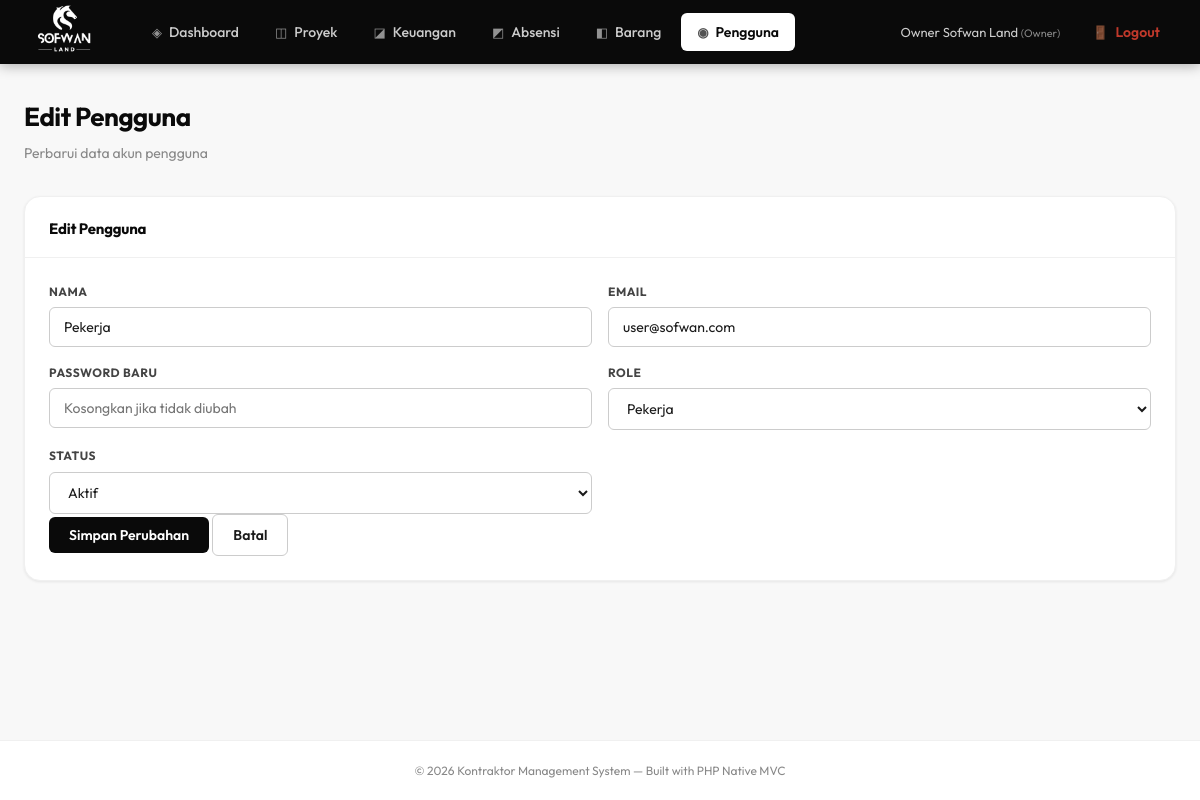
Page /public/index.php?page=pengguna&action=edit&id=4 (signed in) on the committed database.
### tables this page shows
CREATE TABLE IF NOT EXISTS users (
    id INT AUTO_INCREMENT PRIMARY KEY,
    nama VARCHAR(255) NOT NULL,
    email VARCHAR(255) NOT NULL UNIQUE,
    password VARCHAR(255) NOT NULL,
    role ENUM('admin','manager','owner','user') DEFAULT 'user',
    status ENUM('aktif','nonaktif') DEFAULT 'aktif',
    created_at TIMESTAMP DEFAULT CURRENT_TIMESTAMP,
    updated_at TIMESTAMP DEFAULT CURRENT_TIMESTAMP ON UPDATE CURRENT_TIMESTAMP
);

### app/controllers/PenggunaController.php (called while the page is built, shortened)
<?php
class PenggunaController {
    private PDO $db;
    public function __construct() {
        $this->db = getDB();
    }
    public function edit(int $id): void {
        $stmt = $this->db->prepare('SELECT id, nama, email, role, status FROM users WHERE id = ?');
        $stmt->execute([$id]);
        $user = $stmt->fetch();
        require BASE_PATH . '/app/views/pengguna/edit.php';
    }
}

### config/database.php (called while the page is built, shortened)
<?php
function getDB() {
    static $pdo = null;
    if ($pdo === null) {
        try {
            $dsn = "mysql:host=" . DB_HOST . ";dbname=" . DB_NAME . ";charset=utf8mb4";
            $pdo = new PDO($dsn, DB_USER, DB_PASS, [
                PDO::ATTR_ERRMODE            => PDO::ERRMODE_EXCEPTION,
                PDO::ATTR_DEFAULT_FETCH_MODE => PDO::FETCH_ASSOC,
                PDO::ATTR_EMULATE_PREPARES   => false,
            ]);
        } catch (PDOException $e) {
            die(json_encode(['error' => 'Koneksi database gagal: ' . $e->getMessage()]));
        }
    }
    return $pdo;
}

### app/views/pengguna/edit.php (the view, shortened to what this page needs)
<?php require BASE_PATH . '/app/views/layouts/header.php'; ?>
<div class="card">
    <div class="card-header"><span class="card-title">Edit Pengguna</span></div>
    <div class="card-body">
        <form method="post" action="<?= BASE_URL ?>/public/index.php?page=pengguna&action=update&id=<?= (int)$user['id'] ?>">
            <div class="form-grid">
                <div class="form-group"><label>Nama</label><input type="text" name="nama" value="<?= htmlspecialchars($user['nama']) ?>" required></div>
                <div class="form-group"><label>Email</label><input type="email" name="email" value="<?= htmlspecialchars($user['email']) ?>" required></div>
                <div class="form-group"><label>Password Baru</label><input type="password" name="password" minlength="6" placeholder="Kosongkan jika tidak diubah"></div>
                <div class="form-group"><label>Role</label><select name="role" required><?php foreach (['user' => 'Pekerja', 'manager' => 'Manager', 'owner' => 'Owner', 'admin' => 'Administrator'] as $value => $label): ?><option value="<?= $value ?>" <?= $user['role'] === $value ? 'selected' : '' ?>><?= $label ?></option><?php endforeach; ?></select></div>
                <div class="form-group"><label>Status</label><select name="status" required><option value="aktif" <?= $user['status'] === 'aktif' ? 'selected' : '' ?>>Aktif</option></select></div>
            </div>
            <button type="submit" class="btn btn-primary">Simpan Perubahan</button>
            <a href="<?= BASE_URL ?>/public/index.php?page=pengguna" class="btn btn-secondary">Batal</a>
        </form>
    </div>
</div>
<?php require BASE_PATH . '/app/views/layouts/footer.php'; ?>

### public/assets/css/style.css (style rules this page uses)
:root { --black: #0a0a0a; --dark: #1a1a1a; --mid-dark: #2d2d2d; --gray-700: #444; --gray-500: #888; --gray-300: #ccc; --gray-100: #f0f0f0; --gray-50: #f8f8f8; --white: #ffffff; --accent: #1a1a1a; --shadow-sm: 0 1px 3px rgba(0,0,0,0.08); --shadow-md: 0 4px 16px rgba(0,0,0,0.10); --shadow-lg: 0 8px 32px rgba(0,0,0,0.14); --radius-sm: 6px; --radius-md: 10px; --radius-lg: 16px; --font: 'Outfit', sans-serif; --navbar-h: 64px; }
*, *::before, *::after { box-sizing: border-box; margin: 0; padding: 0; }
html { scroll-behavior: smooth; }
body { font-family: var(--font); background: var(--gray-50); color: var(--dark); font-size: 15px; line-height: 1.6; min-height: 100vh; }
.btn { display: inline-flex; align-items: center; gap: 8px; padding: 9px 20px; border-radius: var(--radius-sm); font-family: var(--font); font-size: 14px; font-weight: 600; cursor: pointer; border: none; text-decoration: none; transition: all 0.2s ease; white-space: nowrap; }
.btn-primary { background: var(--black); color: var(--white); }
.btn-secondary { background: var(--white); color: var(--dark); border: 1.5px solid var(--gray-300); }
.card { background: var(--white); border: 1px solid var(--gray-100); border-radius: var(--radius-lg); box-shadow: var(--shadow-sm); overflow: hidden; }
.card-header { padding: 20px 24px 16px; border-bottom: 1px solid var(--gray-100); display: flex; align-items: center; justify-content: space-between; gap: 12px; }
.card-title { font-size: 15px; font-weight: 700; color: var(--black); letter-spacing: -0.2px; }
.card-body { padding: 24px; }
.form-grid { display: grid; grid-template-columns: repeat(2, 1fr); gap: 16px; }
.form-group { display: flex; flex-direction: column; gap: 6px; }
label { font-size: 12px; font-weight: 700; color: var(--gray-700); text-transform: uppercase; letter-spacing: 0.5px; }
input, select, textarea { font-family: var(--font); font-size: 14px; padding: 10px 14px; border: 1.5px solid var(--gray-300); border-radius: var(--radius-sm); background: var(--white); color: var(--dark); outline: none; transition: border-color 0.2s; width: 100%; }

### rows in the picture
users: nama "Pekerja", email "user@sofwan.com", role "Pekerja", status "Aktif"

### other values in the picture
$item['icon'] "◈"
$item['label'] "Dashboard"
$item['icon'] "◫"
$item['label'] "Proyek"
$item['icon'] "◪"
$item['label'] "Keuangan"
$item['icon'] "◩"
$item['label'] "Absensi"
$item['icon'] "◧"
$item['label'] "Barang"
$item['icon'] "◉"
$item['label'] "Pengguna"
$_SESSION['nama'] "Owner Sofwan Land"
getRoleLabel() "Owner"
$pageTitle "Edit Pengguna"
